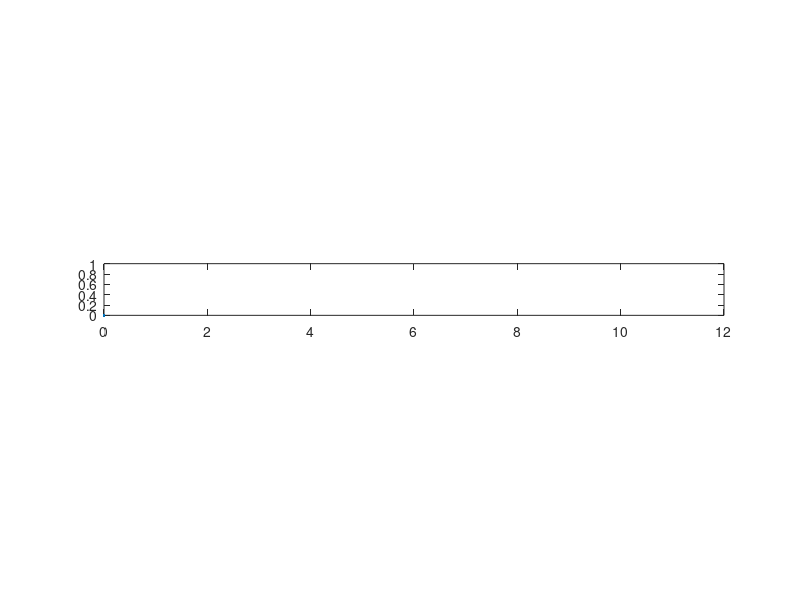

Source code (MATLAB): (Note: this script raises an error after producing the figure.)
X = [0 0 0 0];

for ii = 1:200
    clf;
    plot(X(:, 1), X(:, 2), '.');
    xlim([0, 12]);
    ylim([0, 1]);
    axis equal;
    [x, y] = ginput(1);
    X = [X; [x y 0 ii]];
end

for ii = 1:size(X, 1)
   fprintf(1, '[');
   for jj = 1:size(X, 2)
      fprintf(1, '%g', X(ii, jj));
      if jj < size(X, 2)
          fprintf(1, ',');
      end
   end
   fprintf(1, '],');
end

C = colormap('jet');
C = C';
C = C(:);
for ii = 1:length(C)
    fprintf(1, '%g, ', C(ii));
end